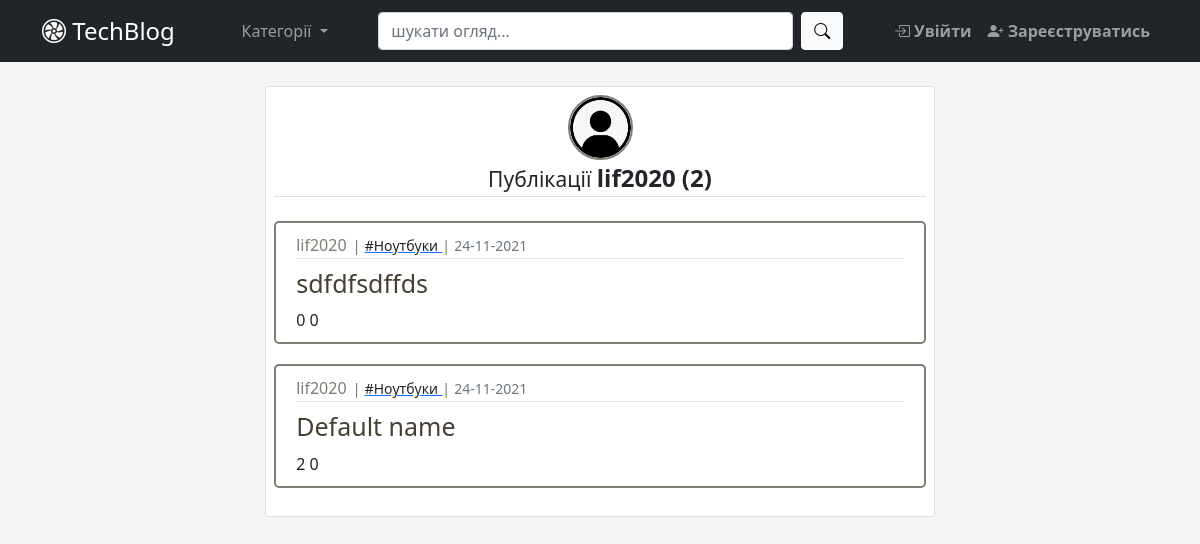
/user_posts/3, run on an earlier commit of the app's database.
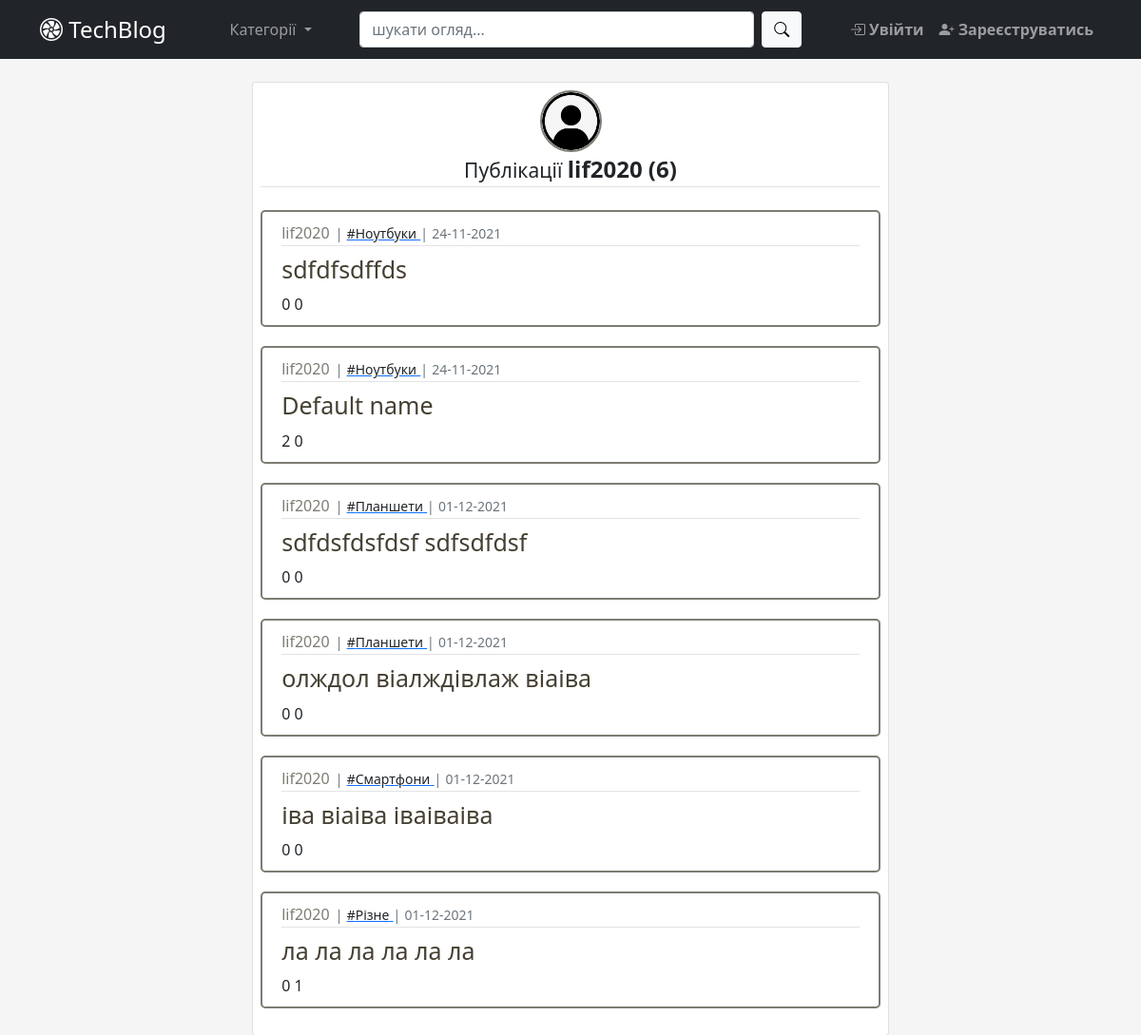
And on a later commit of the database.
### app/blog/models.py (models this page shows, shortened)
class Post(db.Model):  # type: ignore
    __searchable__ = ['title']
    id = db.Column(db.Integer, primary_key=True)  # type: ignore
    category_id = db.Column(db.Integer, db.ForeignKey('category.id'),
                            nullable=False)  # type: ignore
    user_id = db.Column(db.Integer(), db.ForeignKey('user.id'))  # type: ignore
    title = db.Column(db.String(100), nullable=False)  # type: ignore
    content = db.Column(db.Text)  # type: ignore
    created_at = db.Column(db.DateTime, default=datetime.now)  # type: ignore
    comments = db.relationship('Comment', backref='post_br', lazy=True)
    likes = db.relationship('Like', backref='post_br', lazy=True)
    def total_posts_by_user(self, user_id):
        return Post.query.filter(Post.user_id == user_id).count()
    def total_likes(self):
        return Like.query.filter(
            Like.post_id == self.id,
            Like.status == True).count()
    def total_dislikes(self):
        return Like.query.filter(
            Like.post_id == self.id,
            Like.status == False).count()

class Category(db.Model):  # type: ignore
    id = db.Column(db.Integer, primary_key=True)  # type: ignore
    name = db.Column(db.String(25), unique=True, nullable=False)
    category = db.relationship('Post', backref='category_br', lazy=True)

### app/user/models.py (models this page shows, shortened)
class User(db.Model, UserMixin):  # type: ignore
    id = db.Column(db.Integer, primary_key=True)  # type: ignore
    username = db.Column(db.String(30), unique=True, nullable=False)
    email = db.Column(db.String(50), unique=True, nullable=False)
    password = db.Column(db.String(30), nullable=False)
    picture = db.Column(db.String(20), nullable=False,
                        server_default='default.jpg')  # type: ignore
    comment = db.relationship('Comment', backref='user_br', lazy=True)
    like = db.relationship('Like', backref='user_br', lazy=True)
    posts = db.relationship('Post', backref='user_br', lazy=True)

### app/blog/views.py (the view)
@blog_bp.route('/user_posts/<int:user_id>')
def user_posts(user_id):
    user = User.query.get_or_404(user_id)
    posts = Post.query.filter_by(user_id=user_id)
    return render_template('user_posts.html', posts=posts, user=user)

### app/blog/templates/blog/user_posts.html
{% extends "base.html" %}
{% block main %}
  {% from "_render_field.html" import render_field_lr %}
  <div class="card p-2" style="margin:auto;width:60%">
    <div align="center">
      <img src="{{url_for('static',filename='profile_pictures/' + user.picture)}}" class="rounded-circle author-img" alt="author-image">
      <legend class="border-bottom mb-4">
        <small>Публікації </small>
        <b>{{user.username}}
          {% if posts.first() %}
            ({{posts.first().total_posts_by_user(user.id)}})
          {% endif %}
        </b>
      </legend>
    </div>
      {% if posts.first() %}
        {% include "posts_list.html" %}
      {% else %}
        <div class="alert alert-info" role="alert" align="center">
          Даний користувач не має жодної публікації
        </div>
      {% endif %}
  </div>
{% endblock main %}

### app/templates/_render_field.html (shortened to what this page needs)
{% macro render_post_item(post) %}
    <article class="media article-section">
    <div class="media-body">
      <div class="article-metadata">
        <a class="author-name" href="{{url_for('blog_bp_in.user_posts', user_id=post.user_br.id)}}">
          {{ post.user_br.username }}
        </a><small class="text-muted">|</small>
        <a href="{{url_for('blog_bp_in.posts_by_category', category_id=post.category_br.id)}}">
          <small class="link-dark">#{{ post.category_br.name }}</small>
        </a><small class="text-muted">|</small>
        <small class="text-muted">
          {{ post.created_at.strftime('%d-%m-%Y')  }}
        </small>
      </div>
      <h2><a class="article-title" href="{{url_for('blog_bp_in.post_view', post_id=post.id)}}"> {{ post.title }} </a></h2> {{post.total_likes()}} {{post.total_dislikes()}}
    </div>
  </article>
{% endmacro %}

What changed in the data, as far as the page shows it:
added Post: user_br.username "lif2020", category_br.name "Планшети", created_at "01-12-2021", title "sdfdsfdsfdsf sdfsdfdsf", total_likes "0", total_dislikes "0"
added Post: user_br.username "lif2020", category_br.name "Планшети", created_at "01-12-2021", title "олждол віалждівлаж віаіва", total_likes "0", total_dislikes "0"
added Post: user_br.username "lif2020", category_br.name "Смартфони", created_at "01-12-2021", title "іва віаіва іваіваіва", total_likes "0", total_dislikes "0"
added Post: user_br.username "lif2020", category_br.name "Різне", created_at "01-12-2021", title "ла ла ла ла ла ла", total_likes "0", total_dislikes "1"
Also different on the page:
{{ posts.first().total_posts_by_user(user.id) }}: "2" → "6"
